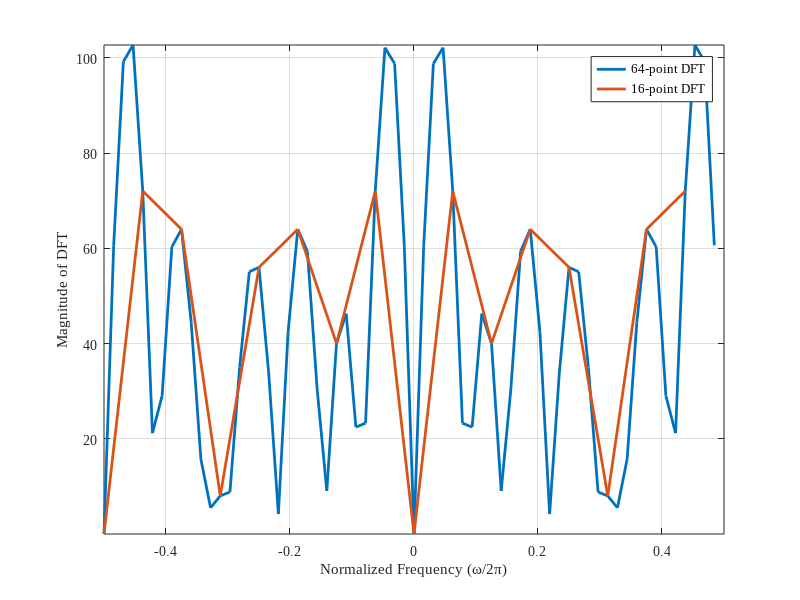

Source code (MATLAB):
set(groot, 'DefaultAxesFontName', 'Times New Roman');
set(groot, 'DefaultTextFontName', 'Times New Roman');

%% Interpolation by DFT
%{
    Consider a real periodic signal f(t) of period T. The signal has 7
    harmonics, for m = 1, 2, 3, ... , 7.

        f(t) = \sum_{m=1}^7 a_m \text{sin}(m \omega_0 t)

    where \omega_0 = \frac{2\pi}{T} and the 7 coefficients {a_m} are 
    formed with my 7-digit perm number: 9587189.
%}

T = 1; % Period of the signal
w_0 = 2 * pi / T; % Fundamental frequency
a_m = [9 5 8 7 1 8 9]; % Amplitude of harmonics

f = @(t) a_m(1) * sin(1 * w_0 * t) + a_m(2) * sin(2 * w_0 * t) + ...
         a_m(3) * sin(3 * w_0 * t) + a_m(4) * sin(4 * w_0 * t) + ...
         a_m(5) * sin(5 * w_0 * t) + a_m(6) * sin(6 * w_0 * t) + ...
         a_m(7) * sin(7 * w_0 * t);

%{
    Then we take 16 uniform samples within one period with sample spacing
    \Delta t = \frac{T}{16} to form a short 16-point sequence {f(n)}, 
    where n = 0, 1, 2, ... , 15.
%}

delta_T = T / 16; % Sampling interval
t_samples = 0:delta_T:(T-delta_T); % Sampled time vector
f_n = f(t_samples); % Sampled function values {f(n = 0, 1, ... , 15)}

%{
    Subsequently, we take a 16-point DFT of the sequence to obtain the 
    16-point spectral sequence F(k), where k = 0, 1, 2, ... , 15.

        F(k) = DFT_{N = 16} {f(n)}
%}

F_k = fftshift(fft(f_n)); % F(k) = DFT of f(n = 0, 1, ... , 15)

%% 1. Interpolation of the DFT Spectrum
%{
    Extend the sequence f(n) to 64 points by padding 48 zeros. The 
    extended sequence f_a(n) is in the form

        f_a(n) = f(n)   n = 0, 1, 2, ... , 15
                 0      n = 16, 17, 18, ... , 63
%}

f_a = zeros(1, 64);
f_a(1:16) = f_n;

%{
    Compute and plot the 64-point DFT F_a(k). Compare F_a(k) with F(k) 
    and summarize your observations.

        F_a(k) = DFT_{N = 64} {f_a(n)}
%}

F_a = fftshift(fft(f_a));

F_a_plot = figure (1); % Create a new figure
    plot(-32/64:1/64:31/64, abs(F_a), 'LineWidth', 2);
    hold on
    plot(-32/64:4/64:31/64, abs(F_k), 'LineWidth', 2);
    xlabel('Normalized Frequency (\omega/2\pi)');
    ylabel('Magnitude of DFT');
    legend('64-point DFT', '16-point DFT', 'Location', 'best');
    grid on;
    axis([-0.5 0.5 -inf inf]);
    set(gca, 'FontName', 'Times New Roman'); % Apply font to axes
exportgraphics(F_a_plot, 'F_a.png', 'Resolution', 300);

%% 2. Interpolation in Time Domain
%{
    Extend the 16-point spectral sequence F(k) to 64 points by inserting 
    48 zeros in the middle. The extended spectral sequence 
%}